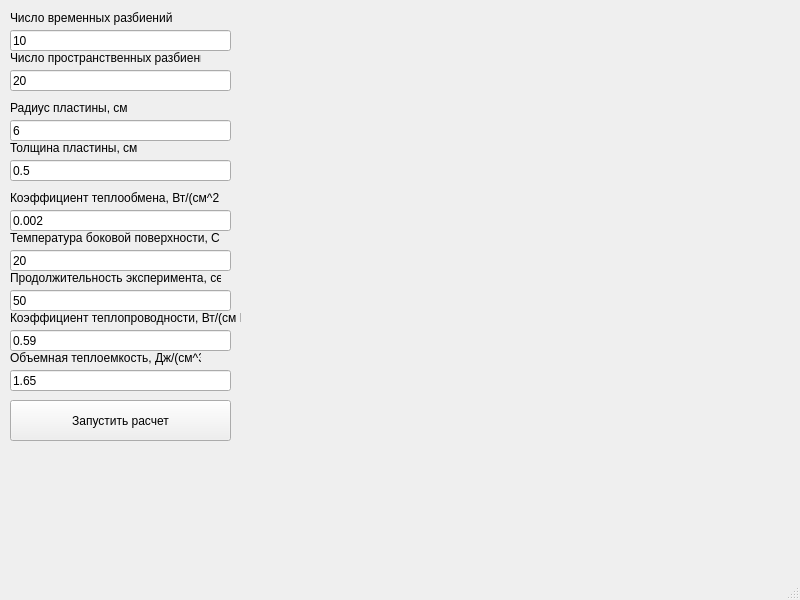
<?xml version="1.0" encoding="UTF-8"?>
<ui version="4.0">
 <class>MainWindow</class>
 <widget class="QMainWindow" name="MainWindow">
  <property name="geometry">
   <rect>
    <x>0</x>
    <y>0</y>
    <width>800</width>
    <height>600</height>
   </rect>
  </property>
  <property name="sizePolicy">
   <sizepolicy hsizetype="Fixed" vsizetype="Fixed">
    <horstretch>0</horstretch>
    <verstretch>0</verstretch>
   </sizepolicy>
  </property>
  <property name="minimumSize">
   <size>
    <width>800</width>
    <height>600</height>
   </size>
  </property>
  <property name="maximumSize">
   <size>
    <width>800</width>
    <height>600</height>
   </size>
  </property>
  <property name="windowTitle">
   <string>Лабораторная работа Барсков Никита</string>
  </property>
  <widget class="QWidget" name="centralWidget">
   <widget class="QLineEdit" name="time_step_line_edit">
    <property name="geometry">
     <rect>
      <x>10</x>
      <y>30</y>
      <width>221</width>
      <height>21</height>
     </rect>
    </property>
    <property name="text">
     <string>10</string>
    </property>
   </widget>
   <widget class="QLabel" name="label">
    <property name="geometry">
     <rect>
      <x>10</x>
      <y>10</y>
      <width>191</width>
      <height>16</height>
     </rect>
    </property>
    <property name="text">
     <string>Число временных разбиений</string>
    </property>
   </widget>
   <widget class="QLineEdit" name="spatial_step_line_edit">
    <property name="geometry">
     <rect>
      <x>10</x>
      <y>70</y>
      <width>221</width>
      <height>21</height>
     </rect>
    </property>
    <property name="text">
     <string>20</string>
    </property>
   </widget>
   <widget class="QLabel" name="label_2">
    <property name="geometry">
     <rect>
      <x>10</x>
      <y>50</y>
      <width>191</width>
      <height>16</height>
     </rect>
    </property>
    <property name="text">
     <string>Число пространственных разбиений</string>
    </property>
   </widget>
   <widget class="QLabel" name="label_3">
    <property name="geometry">
     <rect>
      <x>10</x>
      <y>100</y>
      <width>191</width>
      <height>16</height>
     </rect>
    </property>
    <property name="text">
     <string>Радиус пластины, см</string>
    </property>
   </widget>
   <widget class="QLineEdit" name="radius_line_edit">
    <property name="geometry">
     <rect>
      <x>10</x>
      <y>120</y>
      <width>221</width>
      <height>21</height>
     </rect>
    </property>
    <property name="text">
     <string>6</string>
    </property>
   </widget>
   <widget class="QLabel" name="label_4">
    <property name="geometry">
     <rect>
      <x>10</x>
      <y>140</y>
      <width>191</width>
      <height>16</height>
     </rect>
    </property>
    <property name="text">
     <string>Толщина пластины, см</string>
    </property>
   </widget>
   <widget class="QLineEdit" name="thickness_line_edit">
    <property name="geometry">
     <rect>
      <x>10</x>
      <y>160</y>
      <width>221</width>
      <height>21</height>
     </rect>
    </property>
    <property name="text">
     <string>0.5</string>
    </property>
   </widget>
   <widget class="QLabel" name="label_6">
    <property name="geometry">
     <rect>
      <x>10</x>
      <y>190</y>
      <width>211</width>
      <height>16</height>
     </rect>
    </property>
    <property name="text">
     <string>Коэффициент теплообмена, Вт/(см^2 К)</string>
    </property>
   </widget>
   <widget class="QLineEdit" name="heat_transfer_line_edit">
    <property name="geometry">
     <rect>
      <x>10</x>
      <y>210</y>
      <width>221</width>
      <height>21</height>
     </rect>
    </property>
    <property name="text">
     <string>0.002</string>
    </property>
   </widget>
   <widget class="QLabel" name="label_7">
    <property name="geometry">
     <rect>
      <x>10</x>
      <y>230</y>
      <width>211</width>
      <height>16</height>
     </rect>
    </property>
    <property name="text">
     <string>Температура боковой поверхности, С</string>
    </property>
   </widget>
   <widget class="QLineEdit" name="borderside_temperature_line_edit">
    <property name="geometry">
     <rect>
      <x>10</x>
      <y>250</y>
      <width>221</width>
      <height>21</height>
     </rect>
    </property>
    <property name="text">
     <string>20</string>
    </property>
   </widget>
   <widget class="QLineEdit" name="time_line_edit">
    <property name="geometry">
     <rect>
      <x>10</x>
      <y>290</y>
      <width>221</width>
      <height>21</height>
     </rect>
    </property>
    <property name="text">
     <string>50</string>
    </property>
   </widget>
   <widget class="QLabel" name="label_8">
    <property name="geometry">
     <rect>
      <x>10</x>
      <y>270</y>
      <width>211</width>
      <height>16</height>
     </rect>
    </property>
    <property name="text">
     <string>Продолжительность эксперимента, сек</string>
    </property>
   </widget>
   <widget class="QLineEdit" name="heat_conductivity_line_edit">
    <property name="geometry">
     <rect>
      <x>10</x>
      <y>330</y>
      <width>221</width>
      <height>21</height>
     </rect>
    </property>
    <property name="text">
     <string>0.59</string>
    </property>
   </widget>
   <widget class="QLabel" name="label_9">
    <property name="geometry">
     <rect>
      <x>10</x>
      <y>310</y>
      <width>231</width>
      <height>16</height>
     </rect>
    </property>
    <property name="text">
     <string>Коэффициент теплопроводности, Вт/(см К)</string>
    </property>
   </widget>
   <widget class="QLineEdit" name="heat_capacity_line_edit">
    <property name="geometry">
     <rect>
      <x>10</x>
      <y>370</y>
      <width>221</width>
      <height>21</height>
     </rect>
    </property>
    <property name="text">
     <string>1.65</string>
    </property>
   </widget>
   <widget class="QLabel" name="label_10">
    <property name="geometry">
     <rect>
      <x>10</x>
      <y>350</y>
      <width>191</width>
      <height>16</height>
     </rect>
    </property>
    <property name="text">
     <string>Объемная теплоемкость, Дж/(см^3 К)</string>
    </property>
   </widget>
   <widget class="QPushButton" name="run_computing_button">
    <property name="geometry">
     <rect>
      <x>10</x>
      <y>400</y>
      <width>221</width>
      <height>41</height>
     </rect>
    </property>
    <property name="text">
     <string>Запустить расчет</string>
    </property>
    <property name="flat">
     <bool>false</bool>
    </property>
   </widget>
   <widget class="QCustomPlot" name="qcustomplot" native="true">
    <property name="geometry">
     <rect>
      <x>260</x>
      <y>20</y>
      <width>531</width>
      <height>541</height>
     </rect>
    </property>
   </widget>
  </widget>
  <widget class="QStatusBar" name="statusBar"/>
 </widget>
 <layoutdefault spacing="6" margin="11"/>
 <customwidgets>
  <customwidget>
   <class>QCustomPlot</class>
   <extends>QWidget</extends>
   <header location="global">qcustomplot.h</header>
   <container>1</container>
  </customwidget>
 </customwidgets>
 <resources/>
 <connections/>
</ui>
